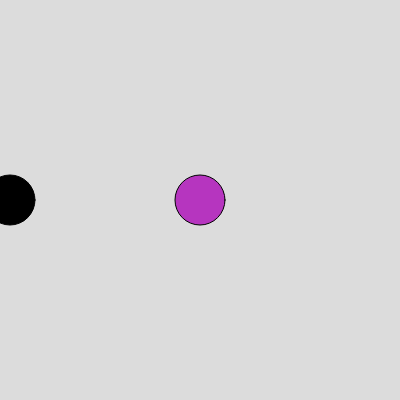
Frame 1 (no input)
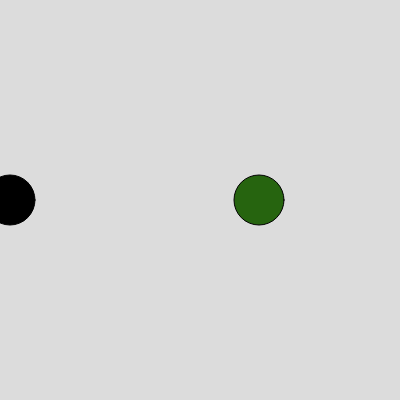
Frame 60 (no input)
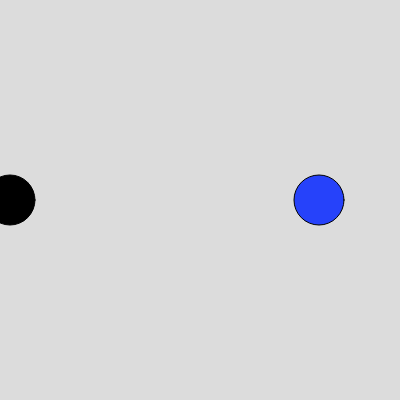
Frame 120 (the mouse pressed at the canvas centre since frame 60)

The p5.js sketch that drew these frames (run headless with seeded random() and noise() and a simulated clock; from frame 60 on, the mouse is pressed at the canvas centre):

// p5.js sketch
// ── sketch.js
let x;
let y;

function setup() {
  createCanvas(400, 400);
  x = width/2;
  y = height/2;
}

function draw() {
  background(220);
  fill(random(255), random(255), random(255));
  ellipse(x, y, 50, 50);
  fill(0);
  ellipse(10, y, 50, 50);
  x=x+1;
} 
